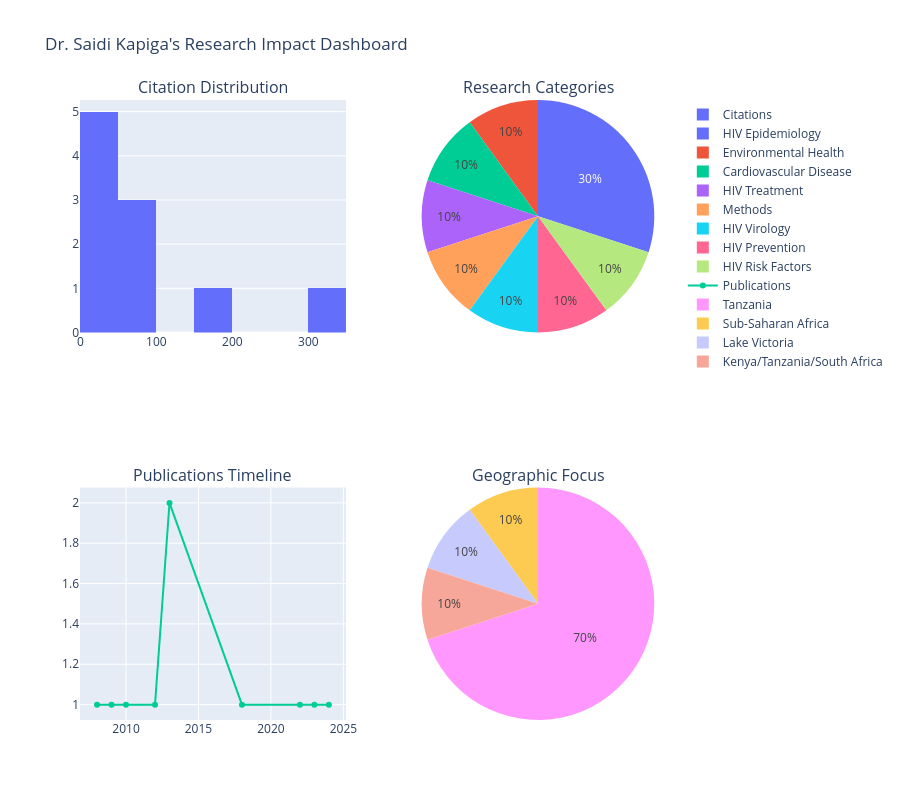

Source (notebook cell):
### Markdown cell above
## 7. Research Impact and Trends

### Code cell
# Calculate research impact metrics
def calculate_impact_metrics(df):
    """
    Calculate various research impact metrics
    """
    metrics = {}
    
    # Basic metrics
    metrics['total_publications'] = len(df)
    metrics['total_citations'] = df['citation_count'].sum()
    metrics['avg_citations_per_paper'] = df['citation_count'].mean()
    metrics['median_citations'] = df['citation_count'].median()
    
    # H-index calculation
    sorted_citations = sorted(df['citation_count'], reverse=True)
    h_index = 0
    for i, citations in enumerate(sorted_citations, 1):
        if citations >= i:
            h_index = i
    metrics['h_index'] = h_index
    
    # High-impact papers (top 20% by citations)
    threshold = df['citation_count'].quantile(0.8)
    metrics['high_impact_papers'] = sum(df['citation_count'] >= threshold)
    
    # Research span
    metrics['research_span_years'] = df['year'].max() - df['year'].min() + 1
    metrics['publications_per_year'] = metrics['total_publications'] / metrics['research_span_years']
    
    return metrics

# Calculate metrics
impact_metrics = calculate_impact_metrics(df_publications)

# Create impact dashboard
fig = make_subplots(
    rows=2, cols=2,
    subplot_titles=['Citation Distribution', 'Research Categories', 
                   'Publications Timeline', 'Geographic Focus'],
    specs=[[{'type': 'xy'}, {'type': 'domain'}],
           [{'type': 'xy'}, {'type': 'domain'}]]
)

# Citation distribution
fig.add_trace(
    go.Histogram(x=df_publications['citation_count'], nbinsx=8, name='Citations'),
    row=1, col=1
)

# Research categories pie chart
category_counts = df_publications['research_category'].value_counts()
fig.add_trace(
    go.Pie(labels=category_counts.index, values=category_counts.values, name='Categories'),
    row=1, col=2
)

# Publications timeline
pub_timeline = df_publications.groupby('year').size()
fig.add_trace(
    go.Scatter(x=pub_timeline.index, y=pub_timeline.values, 
              mode='lines+markers', name='Publications'),
    row=2, col=1
)

# Geographic distribution
location_counts = df_publications['location'].value_counts()
fig.add_trace(
    go.Pie(labels=location_counts.index, values=location_counts.values, name='Locations'),
    row=2, col=2
)

fig.update_layout(height=800, title_text="Dr. Saidi Kapiga's Research Impact Dashboard")
fig.show()

# Display impact metrics
print("\n📈 Research Impact Metrics:")
print("=" * 40)
for metric, value in impact_metrics.items():
    print(f"{metric.replace('_', ' ').title()}: {value:.1f}")

### Figure 1 — Plotly figure (JSON) as saved in the notebook; plotly's stock layout.template omitted (floating-point values rounded to 4 significant figures)
{"data": [{"name": "Citations", "nbinsx": 8, "type": "histogram", "x": [8, 12, 28, 34, 67, 45, 312, 156, 89, 78], "xaxis": "x", "yaxis": "y"}, {"domain": {"x": [0.55, 1], "y": [0.625, 1]}, "labels": ["HIV Epidemiology", "Environmental Health", "Cardiovascular Disease", "HIV Treatment", "Methods", "HIV Virology", "HIV Prevention", "HIV Risk Factors"], "name": "Categories", "type": "pie", "values": [3, 1, 1, 1, 1, 1, 1, 1]}, {"mode": "lines+markers", "name": "Publications", "type": "scatter", "x": [2008, 2009, 2010, 2012, 2013, 2018, 2022, 2023, 2024], "xaxis": "x2", "y": [1, 1, 1, 1, 2, 1, 1, 1, 1], "yaxis": "y2"}, {"domain": {"x": [0.55, 1], "y": [0, 0.375]}, "labels": ["Tanzania", "Sub-Saharan Africa", "Lake Victoria", "Kenya/Tanzania/South Africa"], "name": "Locations", "type": "pie", "values": [7, 1, 1, 1]}], "layout": {"annotations": [{"font": {"size": 16}, "showarrow": false, "text": "Citation Distribution", "x": 0.225, "xanchor": "center", "xref": "paper", "y": 1, "yanchor": "bottom", "yref": "paper"}, {"font": {"size": 16}, "showarrow": false, "text": "Research Categories", "x": 0.775, "xanchor": "center", "xref": "paper", "y": 1, "yanchor": "bottom", "yref": "paper"}, {"font": {"size": 16}, "showarrow": false, "text": "Publications Timeline", "x": 0.225, "xanchor": "center", "xref": "paper", "y": 0.375, "yanchor": "bottom", "yref": "paper"}, {"font": {"size": 16}, "showarrow": false, "text": "Geographic Focus", "x": 0.775, "xanchor": "center", "xref": "paper", "y": 0.375, "yanchor": "bottom", "yref": "paper"}], "height": 800, "title": {"text": "Dr. Saidi Kapiga's Research Impact Dashboard"}, "xaxis": {"anchor": "y", "domain": [0, 0.45]}, "xaxis2": {"anchor": "y2", "domain": [0, 0.45]}, "yaxis": {"anchor": "x", "domain": [0.625, 1]}, "yaxis2": {"anchor": "x2", "domain": [0, 0.375]}}}
